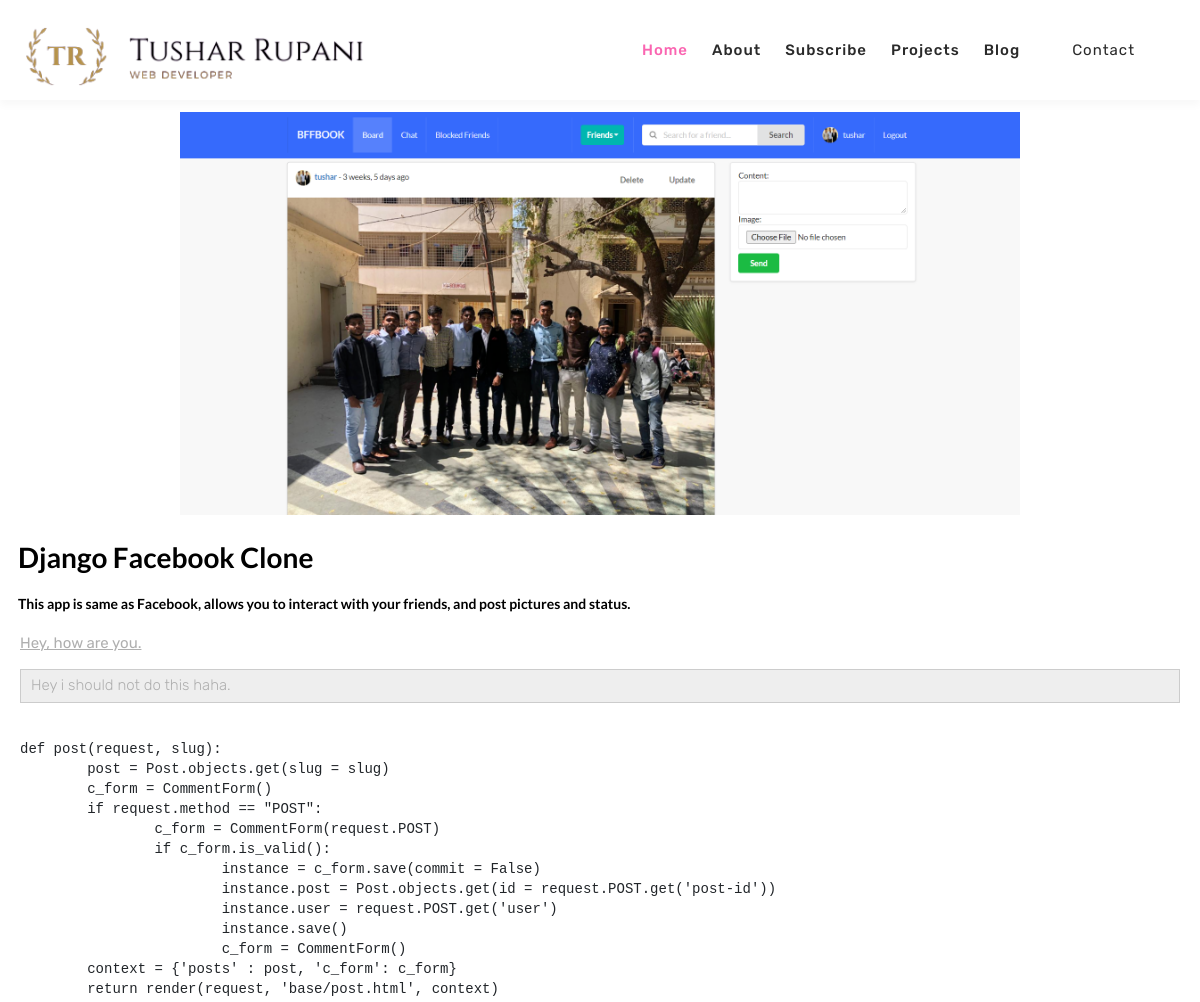
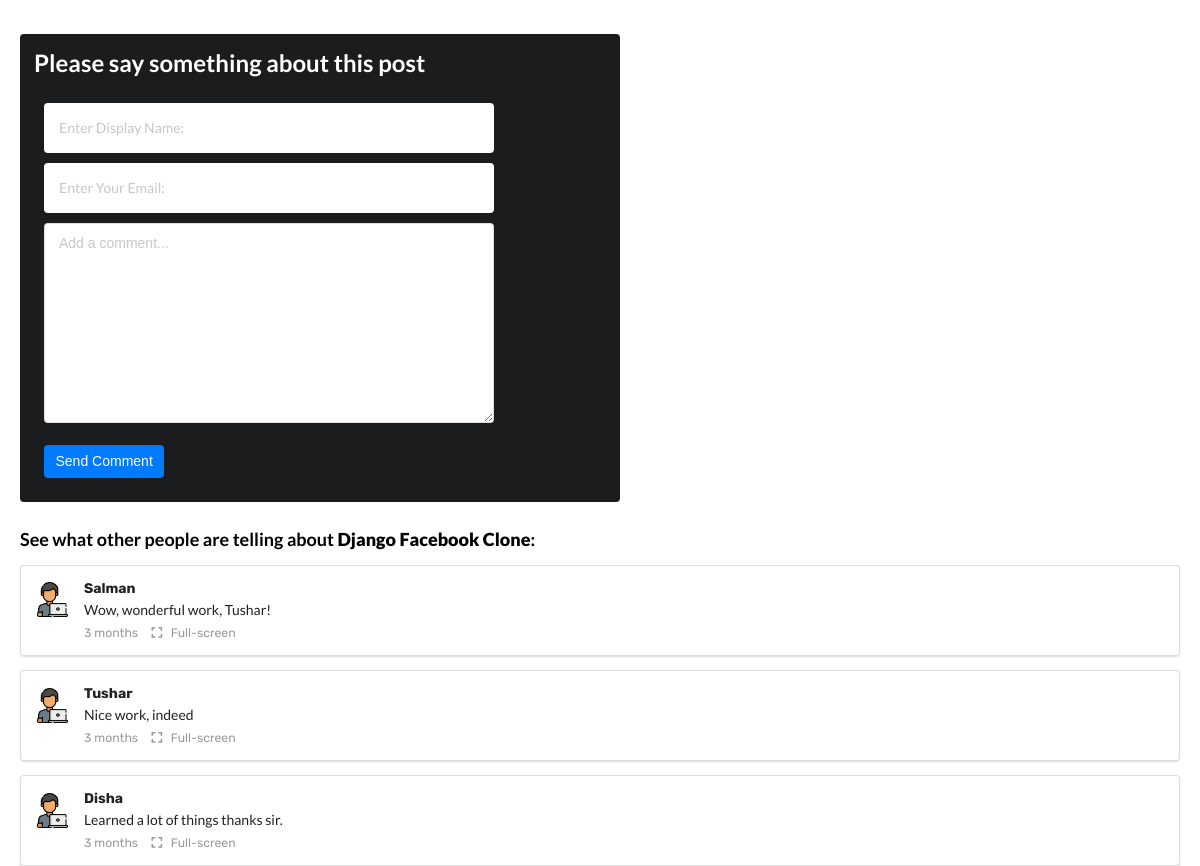
/post/django-facebook-clone, run on the app's committed database (2 pictures, top to bottom).
### base/models.py (models this page shows, shortened)
class Post(models.Model):
	headline = models.CharField(max_length = 200)
	sub_headline = models.CharField(max_length = 200)
	thumbnail = models.ImageField(null = True, blank = True, upload_to = 'images', default = "desktop wallpaper.jpg")
	body = RichTextUploadingField(null = True, blank = True)
	created = models.DateTimeField(auto_now_add = True)
	active = models.BooleanField(default = False)
	featured = models.BooleanField(default = False)
	tags = models.ManyToManyField(Tag, null = True)
	slug = models.SlugField(null = True, blank = True)

class Comment(models.Model):
	post = models.ForeignKey(Post, on_delete = models.CASCADE)
	user = models.CharField(max_length = 100, default = '')
	body = models.CharField(max_length = 1000)
	email = models.CharField(max_length = 100, default='')
	updated = models.DateTimeField(auto_now=True)
	created = models.DateTimeField(auto_now_add=True)

### base/views.py (the view, shortened to what this page needs)
# urls.py: path('post/<str:slug>', views.post, name="post"),
def post(request, slug):
	post = Post.objects.get(slug = slug)
	c_form = CommentForm()
	context = {'posts' : post, 'c_form': c_form}
	return render(request, 'base/post.html', context)

### base/forms.py
class CommentForm(ModelForm):
	body = forms.CharField(label='',
                            widget=forms.Textarea(attrs={'placeholder': 'Add a comment...', 'cols':7, 'rows': 10}))
	user = forms.CharField(label='',
                            widget=forms.TextInput(attrs={'placeholder': 'Enter Display Name:'}))
	email = forms.CharField(label='',
                            widget=forms.TextInput(attrs={'placeholder': 'Enter Your Email:'}))
	class Meta:
		model = Comment
		fields = ('user', 'body', 'email')

### base/templates/base/post.html (shortened to what this page needs)
{% extends 'base/main.html' %}
{% load static %}
{% block content %}
 <link rel="stylesheet" type='text/css' href="https://cdnjs.cloudflare.com/ajax/libs/semantic-ui/2.2.14/semantic.min.css">
<br>
<br>
<br>
<br>
<br>
<img src="{{posts.thumbnail.url}}" class="center">
	<h1 style="margin-left: 18px">{{posts.headline}}</h1>
<h5 style="margin-left: 18px; margin-top: 20px">{{posts.sub_headline}}</h5>
<div class="body-wrapper">
<p style="margin-left: 30px; margin-top: 20px">{{posts.body|safe}}</p>
<form action="" method="POST" >
	<div class="ui inverted segment seg">
		<h2 class="f2">Please say something about this post</h2>
  <div class="ui inverted form">
  	{{c_form.user}}
  	<br>
  	{{c_form.email}}
  	<br>
    {{c_form.body}}
    <button type="submit" name="submit_c_form" class="btn btn-primary" style="margin-top: 12px; margin-bottom: 10px;">Send Comment</button>
  </div>
</div>
</form>
<h3>See what other people are telling about <b>{{posts.headline}}</b>:</h3>
	{% if posts.comment_set.all %}
			{% for c in posts.comment_set.all %}
			<div class="ui segment">
			<div class="ui comments">
  <div class="comment">
    <a class="avatar">
      <img src="{% static 'images/avtar.png' %}">
    </a>
    <div class="content">
      <a class="author">{{c.user}}</a>
      <div class="text">
        {{c.body}}
      </div>
      <div class="actions">
        <a class="reply">{{c.created|timesince}}</a>
        <a>
          <i class="expand icon"></i>
          Full-screen
        </a>
      </div>
    </div>
  </div>
</div>
</div>
			{% endfor %}
	{% endif %}
{% endblock content %}

### static/css/default.css (style rules this page uses)
:root { --mainText:black; --secondaryText:#4b5156; --maincolor:#eaeaea; --secondarycolor:#fff; --bordercolor:#c1c1c1; --themeDotBorder: #24292e; --previewbg: rgb(251, 249, 241, 0.8 ); --previewShadow:#f0ead6; --buttonColor: black; }
html, body { padding: 0; margin: 0; }
h1, h2, h3, h4, h5, h6 { color: var(--mainText); font-family: 'Poppins', sans-serif; font-weight: 500; }
.body-wrapper { margin-left: 20px; margin-right: 20px; }
body { background-color: var(--maincolor); }
body * { transition: 0.3s; }
p, li, span, input, label, textarea, a { color: var(--secondaryText); font-family: 'Rubik', monospace; }
a { text-decoration: none; color: #17a2b8; }
h1 { font-size: 56px; }
h2 { font-size: 36px; }
h3 { font-size: 28px; }
h5 { font-size: 20px; }

### static/css/templatemo-digimedia-v1.css (style rules this page uses)
html, body, div, span, applet, object, iframe, h1, h2, h3, h4, h5, h6, p, blockquote, div pre, a, abbr, acronym, address, big, cite, code, del, dfn, em, font, img, ins, kbd, q, s, samp, small, strike, strong, sub, sup, tt, var, b, u, i, center, dl, dt, dd, ol, ul, li, figure, header, nav, section, article, aside, footer, figcaption { margin: 0; padding: 0; border: 0; outline: 0; }
* { box-sizing: border-box; }
html, body { font-family: 'Poppins', sans-serif; font-weight: 400; background-color: #fff; -ms-text-size-adjust: 100%; -webkit-font-smoothing: antialiased; -moz-osx-font-smoothing: grayscale; }
a { text-decoration: none !important; }
h1, h2, h3, h4, h5, h6 { margin-top: 0px; margin-bottom: 0px; }
p { font-size: 15px; line-height: 30px; font-weight: 300; color: #afafaf; }
img { width: 100%; overflow: hidden; }
html, body { background: #fff; font-family: 'Poppins', sans-serif; }

### base/templates/base/post.html (style rules this page uses)
body { background-color: #fff; }
img { object-fit: cover; align-items: center; margin-top: 12px; }
.center { max-width: 100%; }
#id_body { margin: 10px; }
#id_user { margin: 10px; }
button { margin: 10px; }
@media screen and (max-width:  1200px) { .center { display: block; margin-left: auto; margin-right: auto; width: 70%; } }
#id_body { width: 450px; height: 200px; }
#id_user { width: 450px; height: 50px; }
#id_email { width: 450px; height: 50px; margin-left: 10px; }
.seg { width: 600px; }
.f2 { color: white; }

### data on the page
Post: thumbnail (picture), headline "Django Facebook Clone", sub_headline "This app is same as Facebook, allows you to interact with your friends, and post pictures and status.", body "Hey, how are you. Hey i should not do this haha. def post(request, slug): post = Post.objects.get(slug = slug) c_form = CommentForm() if request.method == \"POST\": c_form = CommentForm(request.POST) if c_form.is_valid(): instance = c_form.save(commit = False) instance.post = Post.objects.get(id = request.POST.get('post-id')) instance.user = request.POST.get('user') instance.save() c_form = CommentForm() context = {'posts' : post, 'c_form': c_form} return render(request, 'base/post.html', context)"
Comment: user "Salman", body "Wow, wonderful work, Tushar!", created "3 months"
Comment: user "Tushar", body "Nice work, indeed", created "3 months"
Comment: user "Disha", body "Learned a lot of things thanks sir.", created "3 months"
